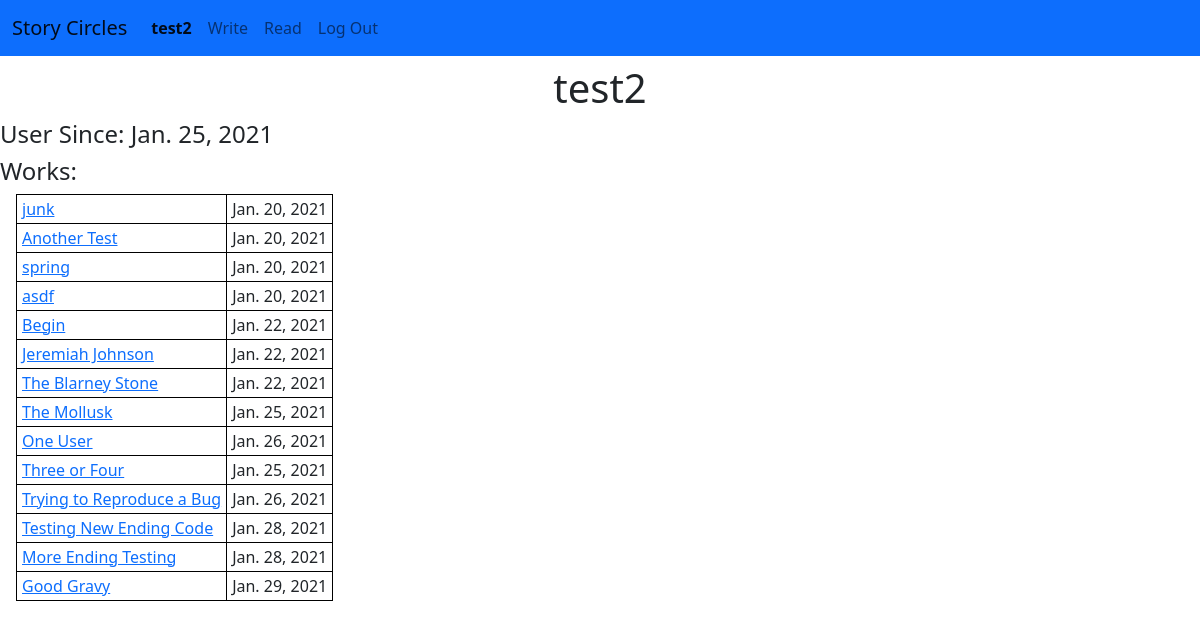
The app's page /circle/user/6 (signed in) with its own data.
### circle/models.py (models this page shows, shortened)
class User(AbstractUser):
    user_since = models.DateTimeField(blank=False, auto_now_add=True)
    liked_stories = models.ManyToManyField(
        "Story",
        related_name="liked_by",
        blank=True,
    )
    def get_absolute_url(self):
        return reverse('user', args=[self.pk])

class Story(models.Model):
    title = models.TextField(unique=True)
    authors = models.ManyToManyField(
        User,
        related_name="stories",
        blank=True
    )
    text = models.TextField()
    start_time = models.DateTimeField(blank=True, null=True)
    finish_time = models.DateTimeField(blank=True, null=True)
    finished = models.BooleanField(default=False)
    def get_absolute_url(self):
        if self.finished:
            return reverse('finished_story', args = [self.pk])
        else:
            return reverse('circle', args = [self.circle.pk])

### circle/views.py (the view)
# urls.py: path("user/<int:pk>", views.UserDetailView.as_view(), name="user"),
class UserDetailView(LoginRequiredMixin, DetailView):
    model = User
    context_object_name = 'detail_user'
    def get_context_data(self, **kwargs):
            context = super().get_context_data(**kwargs)
            context['stories'] = context['detail_user'].stories.filter(finished=True)
            return context

### circle/templates/circle/user_detail.html (shortened to what this page needs)
{% extends "circle/layout.html" %}
{% load static %}
{% block body %}
<h1>{{ detail_user.username }}</h1>
<h4>User Since: {{ detail_user.user_since.date }}</h4>
<h4>Works:</h4>
{% include "circle/include/finished_story_table.html" %}
{% endblock %}

### circle/templates/circle/layout.html (shortened to what this page needs)
{% load static %}
<!DOCTYPE html>
<html lang="en">
    <head>
        <link href="https://cdn.jsdelivr.net/npm/bootstrap@5.0.0-beta1/dist/css/bootstrap.min.css" rel="stylesheet">
        <link href="{% static 'circle/styles.css' %}" rel="stylesheet">
    </head>
    <body>
        <nav class="navbar navbar-expand-md navbar-light bg-primary">
            <div class="container-fluid">
                <a class="navbar-brand" href="{% url 'index' %}">Story Circles</a>
                <div class="collapse navbar-collapse" id="navbarToggle">
                    <ul class="navbar-nav me-auto">
                        {% if user.is_authenticated %}
                        <li class="nav-item">
                            <a class="nav-link" id="current-user-nav" href="{{ user.get_absolute_url }}"><strong>{{ user.username }}</strong></a>
                        </li>
                        <li class="nav-item">
                            <a class="nav-link" id="write-nav" href="{% url 'index' %}">Write</a>
                        </li>
                        <li class="nav-item">
                            <a class="nav-link" id="read-nav" href="{% url 'finished_stories' %}">Read</a>
                        </li>
                        <li class="nav-item">
                            <a class="nav-link" href="{% url 'logout' %}">Log Out</a>
                        </li>
                        {% endif %}
                    </ul>
                </div>
            </div>
        </nav>
        <div class="body">
            {% block body %}
            {% endblock %}
        </div>
    </body>
</html>

### circle/templates/circle/include/finished_story_table.html
<table class="finished-story-table">
    {% for story in stories %}
    <tr>
        <td class="finished-story-title">
            <a href="{{ story.get_absolute_url }}">{{ story.title }}</a>
        </td>
        <td class="finished-story-date">
            {{ story.finish_time.date }}
        </td>
    </tr>
    {% endfor %}
</table>

### circle/static/circle/styles.css (style rules this page uses)
h1 { margin-top: 0.5rem; text-align: center; }
h4 { margin-top:0.25em; }
table { border-collapse: collapse; margin-left: 1rem; }
table, th, td { border: 1px solid black; padding: 2px 5px; }

### records on screen
User: username "test2", user_since "Jan. 25, 2021"
Story: title "junk", finish_time "Jan. 20, 2021"
Story: title "Another Test", finish_time "Jan. 20, 2021"
Story: title "spring", finish_time "Jan. 20, 2021"
Story: title "asdf", finish_time "Jan. 20, 2021"
Story: title "Begin", finish_time "Jan. 22, 2021"
Story: title "Jeremiah Johnson", finish_time "Jan. 22, 2021"
Story: title "The Blarney Stone", finish_time "Jan. 22, 2021"
Story: title "The Mollusk", finish_time "Jan. 25, 2021"
Story: title "One User", finish_time "Jan. 26, 2021"
Story: title "Three or Four", finish_time "Jan. 25, 2021"
Story: title "Trying to Reproduce a Bug", finish_time "Jan. 26, 2021"
Story: title "Testing New Ending Code", finish_time "Jan. 28, 2021"
Story: title "More Ending Testing", finish_time "Jan. 28, 2021"
Story: title "Good Gravy", finish_time "Jan. 29, 2021"
